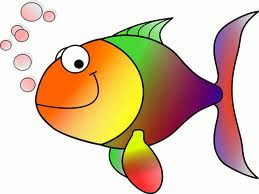
//> input picture input.jpg, 259 x 194 px
$ ./FourierDrawTest input.jpg   (built with g++ and OpenCV 4)
//> lines starting //> are read from the running program, lines starting //| are printed output that depends on the picture; after the words box and inside, x2 and y2 are one past the last pixel; in counts of white or black regions, pixels touching at a corner belong together
### DFT.h
#ifndef DFT_H
#define DFT_H

#include <vector>
#include <opencv2/core/types.hpp>
using namespace cv;
using namespace std;


// Function declaration (prototype)
vector<vector<double>> fourier(vector<Point2f>& x, const char coord);

#endif

### FourierDrawTest.cpp
#define _USE_MATH_DEFINES
//OpenCV
#include "opencv2/imgcodecs.hpp"
#include "opencv2/highgui.hpp"
#include "opencv2/imgproc.hpp"
//SFML
#include <SFML/Graphics.hpp>
//CPP
#include <iostream>
#include <vector>
#include <numeric>
#include <cmath>
#include <math.h>
//Personal
#include "DFT.h"


using namespace cv;
using namespace std;


Mat src_gray;
int thresh = 100;
int thresh2 = 100;
RNG rng(12345);
vector<Point2f> untransformed_points;
vector<vector<double>> transformed_Xpoints, transformed_Ypoints;
vector<vector<double>> wave;

//Callback function for contour sliders
void thresh_callback(int, void*);
//flattens nested vectors into simple (x,y) tuples
vector<Point2f> flatten(const vector<vector<Point> >& contours);
//overall function to draw transformed points onscreen
void Fdraw(vector<vector<double>> fourierX, vector<vector<double>> fourierY);
//draws connected circles that represent frequencies
vector<double> epicycles(sf::RenderWindow& Fwindow, const vector<vector<double>>& transformed_points, double x, double y, double rotation, long double& time);

char multicontour;
int reduce_to = 1;

//Takes in an input image named "input.jpg"
//Runs the "canny" image process over it which does edge detection and finds contours
//The thresh_callback function reruns this detection with different thresholds from the user
//Transforms points from a flattened set of contours through the Fourier Transform into the frequency domain
//displays the progression of the set of points through rotating circles of different frequencies
int main(int argc, char** argv)
{
    //IMAGE PROCESSING
    CommandLineParser parser(argc, argv, "{@input | input.jpg | input image}");
    Mat src = imread(parser.get<String>("@input"));
//> src is the input picture: 194 rows x 259 cols, CV_8UC3; mean B, G, R 170.8, 196.4, 219.3
    if (src.empty())
    {
        cout << "Could not open or find the image!\n" << endl;
        cout << "Usage: " << argv[0] << " <Input image>" << endl;
        return -1;
    }

    cvtColor(src, src_gray, COLOR_BGR2GRAY);
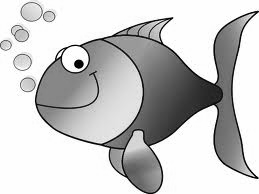
//> src_gray: 194 rows x 259 cols, CV_8UC1; min 0, max 255, mean 200.4
    blur(src_gray, src_gray, Size(3, 3));
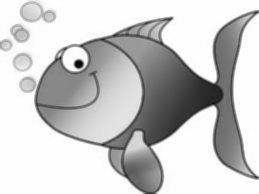
//> src_gray: 194 rows x 259 cols, CV_8UC1; min 3, max 255, mean 200.4

    string source_window = "Source";
    namedWindow(source_window);
    imshow(source_window, src);

    const int max_thresh = 255;
    createTrackbar("Canny thresh1:", source_window, nullptr, max_thresh, thresh_callback);
    createTrackbar("Canny thresh2:", source_window, nullptr, max_thresh * 2, thresh_callback);

    cout << "Enter positive integer for downsampling rate, three is typical: (Higher is faster)";
    cin >> reduce_to;
//> the answer given: 3
    cout << endl;
    cout << "Do you want more than one contour (Y/N)? (if not, largest contour will chosen)";
    cin >> multicontour;
//> the answer given: n
    cout << endl;

    thresh_callback(0, 0);

    cout << "Control contours until they are minimized into as few as possible, then hit the Y key with window selected to start drawing";

    while (true)
    {
        int key = cv::waitKey(30);

        if (key == 'Y' || key == 'y')
            break;
    }
    //transform
    transformed_Xpoints = fourier(untransformed_points, 'x');
    transformed_Ypoints = fourier(untransformed_points, 'y');

    waitKey();
    //display
   Fdraw(transformed_Xpoints, transformed_Ypoints);

    return 0;
}


//Creates sliders that the user moves
//Takes grayscale version of input image and does edge detection through "canny" algorithm
//findcontours uses edge detected mat and places sets of points into groups (contours)
//If multicontour it flattens sets of tuples into a single large set of tuples of (x,y)
//Downsample by throwing out every element except every nth,Scale size of points to fit onto canvas
//and gives each contour a random color then displays all of them
void thresh_callback(int, void*)
{
    thresh = getTrackbarPos("Canny thresh1:", "Source");
    thresh2 = getTrackbarPos("Canny thresh2:", "Source");
    Mat canny_output;
    Canny(src_gray, canny_output, thresh, thresh2);
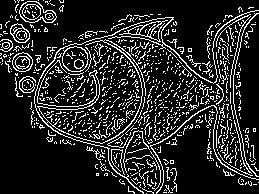
//> canny_output: 194 rows x 259 cols, CV_8UC1; 15.5% white in thin lines or dots

    vector<vector<Point> > contours;
    vector<Vec4i> hierarchy; //hierarchy uses a 4-tuple (next, previous, first child, parent), this uses the indices of the contours (-1 is none)
    findContours(canny_output, contours, hierarchy, RETR_LIST, CHAIN_APPROX_SIMPLE); //(input, output, hierarchy, retrieval mode, approximation method)
//> contours = 914 contours, 887 with area under 20; largest, box (x1, y1, x2, y2) and area: (19, 1, 57, 23) 538, (62, 46, 89, 72) 516, (19, 1, 57, 23) 506, (62, 46, 89, 72) 496, (12, 52, 33, 72) 299

    //multi-contour or single
    if (multicontour == 'Y') {
        untransformed_points = flatten(contours);
    }
    else {
        int largestindex = 0;
        double largestarc = 0;
        for (int i = 0; i < contours.size(); i++) {
            double arclength = arcLength(contours[i], 0);
            if (arclength > largestarc) {
                largestarc = arclength;
                largestindex = i;
            }
        }
//> this loop made 914 passes
//> (arclength, largestarc) on passes 2, 3, 5, 7, 34, 39, 80, 83, 92, 172, 363, 889: (3, 3), (4.24, 4.24), (25.31, 25.31), (30.56, 30.56), (57.77, 57.77), (75.18, 75.18), (89.57, 89.57), (98.08, 98.08), (119.5, 119.5), (150.5, 150.5), (484.6, 484.6), (2491.2, 2491.2)
//> arclength on passes 1, 4, 6, 8, 9, 10: 0, 0, 19.66, 3, 7.66, 6.66
//> after the loop, largestarc = 2491.2; largestindex = 888
        untransformed_points.clear();
        for (const Point& p : contours[largestindex]) {
            untransformed_points.emplace_back(p.x, p.y);
        }
//> this loop made 1097 passes
//> p on passes 1 to 3: Point(255, 10), Point(254, 11), Point(250, 11)
//> after the loop, untransformed_points = 1097 Points (x, y), first 12: [255, 10], [254, 11], [250, 11], [249, 12], [247, 12], [246, 13], [244, 13], [243, 14], [241, 14], [240, 15], [239, 15], [238, 16]
    }

    //downsample to 1/nth
    vector<Point2f> reduced;
    reduced.reserve(untransformed_points.size() / reduce_to);

    for (size_t i = 0; i < untransformed_points.size(); i += reduce_to)
    {
        reduced.push_back(untransformed_points[i]);
    }
//> after the loop, reduced = 366 Points (x, y), first 12: [255, 10], [249, 12], [244, 13], [240, 15], [237, 16], [233, 19], [230, 20], [225, 24], [217, 32], [215, 35], [214, 40], [212, 48]
    untransformed_points = reduced;
//> untransformed_points has the same summary as reduced


    //auto scaling
    float maxAbs = 0.0f;
    for (const auto& p : untransformed_points) {
        maxAbs = max(maxAbs, abs(p.x));
        maxAbs = max(maxAbs, abs(p.y));
    }
//> this loop made 366 passes
//> after the loop, maxAbs = 255

    if (maxAbs == 0)
        maxAbs = 1;

    float desiredSize = 400.0f; // change to half your window
    float scale = desiredSize / maxAbs;
//> scale = 1.57

    for (auto& p : untransformed_points) {
        p.x *= scale;
        p.y *= scale;
    }

    Mat drawing = Mat::zeros(canny_output.size(), CV_8UC3); //8bit unsigned 3 channel colorspace
    //colors contours
    for (size_t i = 0; i < contours.size(); i++)
    {
        Scalar color = Scalar(rng.uniform(0, 256), rng.uniform(0, 256), rng.uniform(0, 256)); // a scalar in cv is a tuple, representing color (B,G,R)
        drawContours(drawing, contours, (int)i, color, 2, LINE_8, hierarchy, 0);
    }
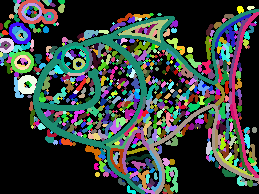
//> drawing: 194 rows x 259 cols, CV_8UC3; mean B, G, R 63.2, 67.3, 58.1
//> the 'x' key is pressed

    imshow("Contours", drawing);


}


//Takes a set of sets of (x,y) points and places them all into one large set
// [131 lines left out: functions flatten, epicycles, Fdraw, not called in this run]
